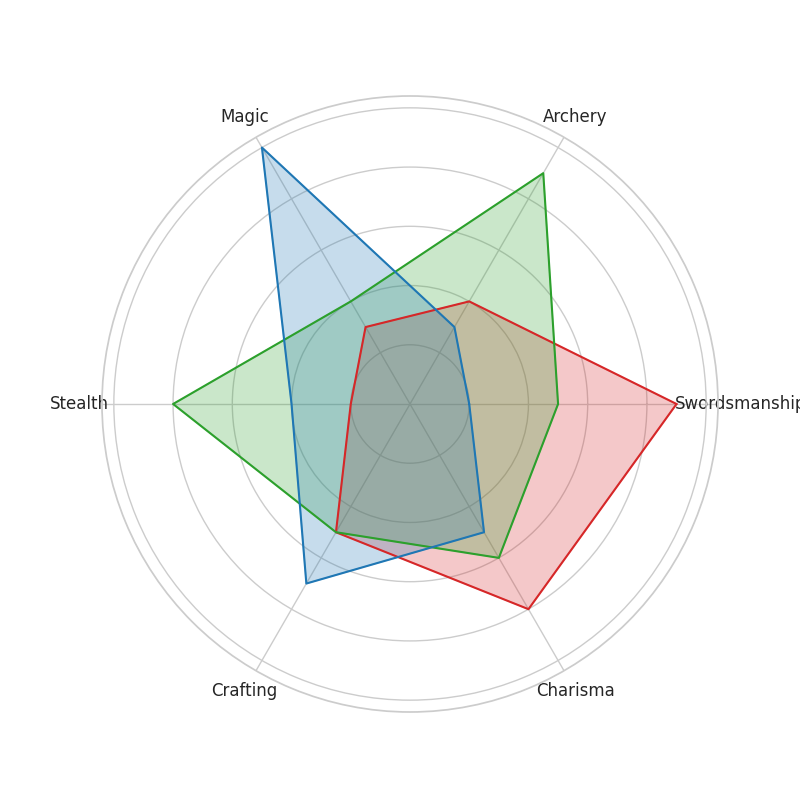

This chart was generated by the following Python code:
import matplotlib.pyplot as plt
import numpy as np

skills = ['Swordsmanship', 'Archery', 'Magic', 'Stealth', 'Crafting', 'Charisma']
num_skills = len(skills)

knight_skills = [9, 4, 3, 2, 5, 8]
archer_skills = [5, 9, 4, 8, 5, 6]
mage_skills = [2, 3, 10, 4, 7, 5]

angles = np.linspace(0, 2 * np.pi, num_skills, endpoint=False).tolist()

knight_skills += knight_skills[:1]
archer_skills += archer_skills[:1]
mage_skills += mage_skills[:1]
angles += angles[:1]

fig, ax = plt.subplots(figsize=(8, 8), subplot_kw=dict(polar=True))

ax.fill(angles, knight_skills, color='tab:red', alpha=0.25)
ax.plot(angles, knight_skills, color='tab:red', linewidth=1.5)

ax.fill(angles, archer_skills, color='tab:green', alpha=0.25)
ax.plot(angles, archer_skills, color='tab:green', linewidth=1.5)

ax.fill(angles, mage_skills, color='tab:blue', alpha=0.25)
ax.plot(angles, mage_skills, color='tab:blue', linewidth=1.5)

ax.set_yticklabels([])
ax.set_xticks(angles[:-1])
ax.set_xticklabels(skills, fontsize=12)

plt.show()
